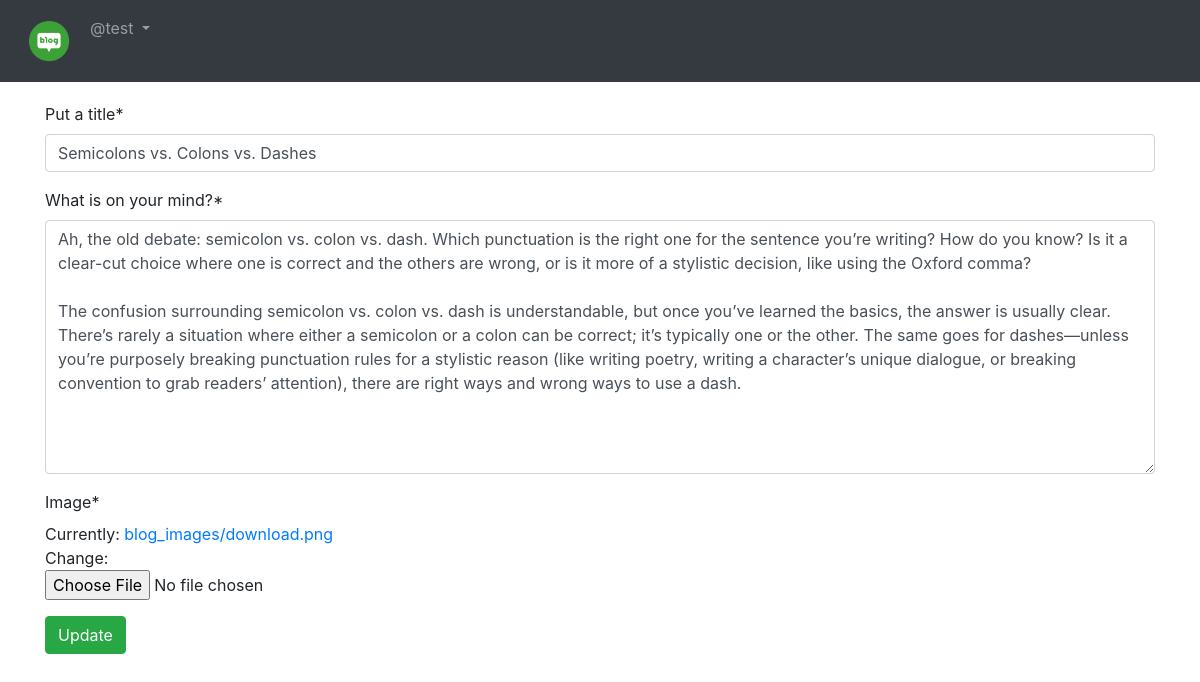
The app's page /blog/edit/1/ (signed in) with its own data.
### App_Blog/models.py (models this page shows, shortened)
class Blog(models.Model):
    author = models.ForeignKey(User, on_delete=models.CASCADE, related_name='post_author')
    blog_title = models.CharField(max_length=264, verbose_name='Put a title')
    slug = models.SlugField(max_length=264, unique=True)
    blog_content = models.TextField(verbose_name='What is on your mind?')
    blog_image = models.ImageField(upload_to='blog_images', verbose_name='Image')
    publish_date = models.DateTimeField(auto_now_add=True)
    update_date = models.DateTimeField(auto_now=True)
    class Meta:
        ordering = ('-publish_date',)

### App_Blog/views.py (the view, shortened to what this page needs)
# urls.py: path('edit/<pk>/', views.UpdateBlog.as_view(), name='edit_blog'),
class UpdateBlog(LoginRequiredMixin, UpdateView):
    model = Blog
    fields = ('blog_title', 'blog_content', 'blog_image')
    template_name = 'App_Blog/edit_blog.html'

### templates/App_Blog/edit_blog.html (shortened to what this page needs)
{% extends 'base.html' %}
{% load crispy_forms_tags %}
{% block body_block %}
{% if blog.author == user %}
<form method="POST" enctype="multipart/form-data">
{{form|crispy}}
<button type="submit" name="button" class="btn btn-ml btn-success">Update</button>
{% else %}
<p>Your are not allowed to view this page. 404</p>
</form>
{% endif %}
{% endblock %}

### templates/base.html (shortened to what this page needs)
<!DOCTYPE html>
<html lang="en" dir="ltr">
  <head>
    <link rel="stylesheet" href="https://maxcdn.bootstrapcdn.com/bootstrap/4.4.1/css/bootstrap.min.css">
    <link rel="stylesheet" href="https://cdnjs.cloudflare.com/ajax/libs/font-awesome/4.7.0/css/font-awesome.min.css">
  </head>
  <body>
    <nav class="navbar navbar-expand-sm navbar-dark bg-dark">
    <ul class="navbar-nav">
      <li class="nav-item active">
        <a class="nav-link" href="{% url 'index' %}"><img src="/media/logo.png" width="50px"></a>
      </li>
      {% if user.is_authenticated %}
      <div class="nav-item dropdown">
        <a href="#" class="nav-link dropdown-toggle" id="navbardrop" data-toggle="dropdown">
          @{{user.username}}
        </a>
      </div>
      {% endif %}
    </ul>
  </nav>
  <div class="container" style="padding-top:20px">
    {% block body_block %}
    {% endblock %}
  </div>
  </body>
</html>

### records on screen
Blog: blog_title "Semicolons vs. Colons vs. Dashes", blog_content "Ah, the old debate: semicolon vs. colon vs. dash. Which punctuation is the right one for the sentence you’re writing? How do you know? Is it a clear-cut choice where one is correct and the others are wrong, or is it more of a stylistic decision, like using the Oxford comma? The confusion surrounding semicolon vs. colon vs. dash is understandable, but once you’ve learned the basics, the answer is usually clear. There’s rarely a situation where either a semicolon or a colon can be correct; it’s typically one or the other. The same goes for dashes—unless you’re purposely breaking punctuation rules for a stylistic reason (like writing poetry, writing a character’s unique dialogue, or breaking…"

### other values on screen
{{ user.username }} "test"
